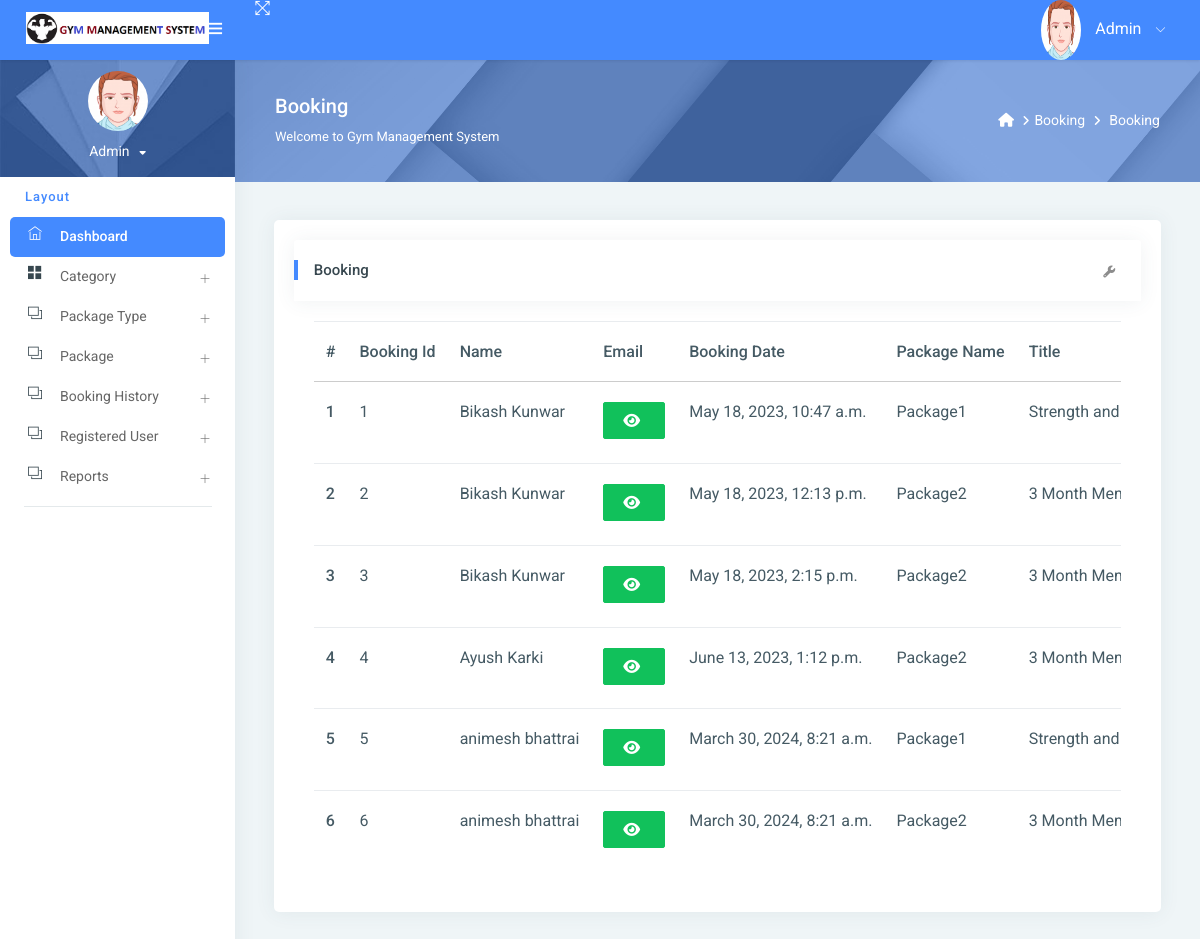
The page /new_booking/ (signed in) on the database as committed earlier.
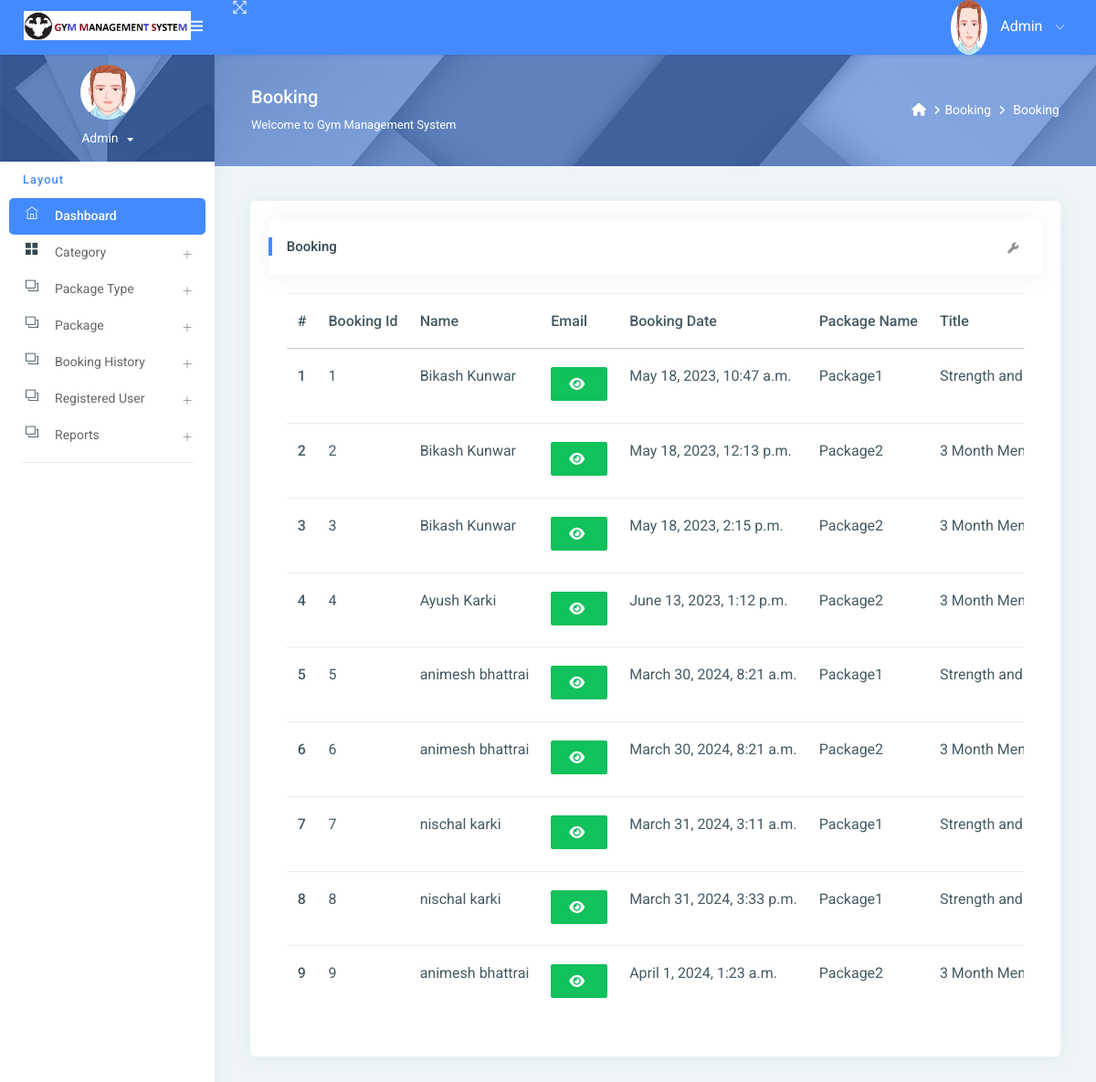
The same page on the database as committed later.
### gym/models.py (models this page shows, shortened)
class Booking(models.Model):
    package = models.ForeignKey(Package, on_delete=models.CASCADE, null=True, blank=True)
    register = models.ForeignKey(Signup, on_delete=models.CASCADE, null=True, blank=True)
    bookingnumber = models.CharField(max_length=100, null=True, blank=True)
    status = models.IntegerField(choices=STATUS, default=1)
    creationdate = models.DateTimeField(auto_now_add=True)

class Signup(models.Model):
    user = models.ForeignKey(User, on_delete=models.CASCADE, null=True)
    mobile = models.CharField(max_length=15, null=True)
    state = models.CharField(max_length=150, null=True)
    city = models.CharField(max_length=150, null=True)
    address = models.CharField(max_length=200, null=True)
    creationdate = models.DateTimeField(auto_now_add=True)

class Package(models.Model):
    category = models.ForeignKey(Category, on_delete=models.CASCADE, null=True)
    packagename = models.ForeignKey(Packagetype, on_delete=models.CASCADE, null=True)
    titlename = models.CharField(max_length=200, null=True)
    packageduration = models.CharField(max_length=50, null=True)
    price = models.CharField(max_length=200, null=True)
    description = models.CharField(max_length=200, null=True)
    creationdate = models.DateTimeField(auto_now_add=True)

class Packagetype(models.Model):
    category = models.ForeignKey(Category, on_delete=models.CASCADE, null=True)
    packagename = models.CharField(max_length=200, null=True)
    creationdate = models.DateTimeField(auto_now_add=True)
    def __str__(self):
        return self.packagename

### gym/views.py (the view)
# urls.py: path('new_booking/', new_booking, name='new_booking'),
@login_required(login_url='/admin_login/')
def new_booking(request):
    action = request.GET.get('action')
    data = Booking.objects.filter()
    if action == "New":
        data = data.filter(status="1")
    elif action == "Partial":
        data = data.filter(status="2")
    elif action == "Full":
        data = data.filter(status="3")
    elif action == "Total":
        data = data.filter()
    if request.user.is_staff:
        return render(request, "admin/new_booking.html", locals())
    else:
        return render(request, "booking_history.html", locals())

### gym/templates/admin/new_booking.html (shortened to what the changed rows need)
{% extends 'admin_base.html' %}
{% load static %}
{% block main %}
<link rel="stylesheet" href="https://cdnjs.cloudflare.com/ajax/libs/font-awesome/6.2.0/css/all.min.css" />
<div class="pcoded-inner-content">
    <div class="main-body">
        <div class="page-wrapper">
            <div class="page-body">
                <div class="row">
                    <div class="col-md-12">
                        <div class="card">
                            <div class="card-block">
                                <div class="card-block table-border-style">
                                    <div class="table-responsive">
                                        <table class="table">
                                            <thead>
                                            <tr>
                                                <th>#</th>
                                                <th>Booking Id</th>
                                                <th>Name</th>
                                                <th>Email</th>
                                                <th>Booking Date</th>
                                                <th>Package Name</th>
                                                <th>Title</th>
                                            </tr>
                                            </thead>
                                            <tbody>
                                            {% for i in data %}
                                            <tr>
                                                <th scope="row">{{forloop.counter}}</th>
                                                <td>{{i.id}}</td>
                                                <td>{{i.register.user.first_name}} {{i.register.user.last_name}}</td>
                                                 <td><span id="email-{{forloop.counter}}" class="password">{{i.register.user.username}}</span>
                                                     <button type="button" class="btn btn-success" id="email-btn-{{forloop.counter}}" onclick="togglePassword('email-{{forloop.counter}}', this.id)"><i class="fa fa-eye"></i></button>
                                                 </td>
                                                 <td>{{i.creationdate}}</td>
                                                <td>{{i.package.packagename}}</td>
                                                <td>{{i.package.titlename}}</td>
                                            </tr>
                                            {% endfor %}
                                            </tbody>
                                        </table>
                                    </div>
                                </div>
                            </div>
                        </div>
                    </div>
                </div>
            </div>
        </div>
    </div>
</div>
{% endblock %}

Rows that differ between the two databases and show on the page:
added Booking: id "7", register.user.first_name "nischal", register.user.last_name "karki", creationdate "March 31, 2024, 3:11 a.m.", package.packagename "Package1", package.titlename "Strength and…"
added Booking: id "8", register.user.first_name "nischal", register.user.last_name "karki", creationdate "March 31, 2024, 3:33 p.m.", package.packagename "Package1", package.titlename "Strength and…"
added Booking: id "9", register.user.first_name "animesh", register.user.last_name "bhattrai", creationdate "April 1, 2024, 1:23 a.m.", package.packagename "Package2", package.titlename "3 Month…"
